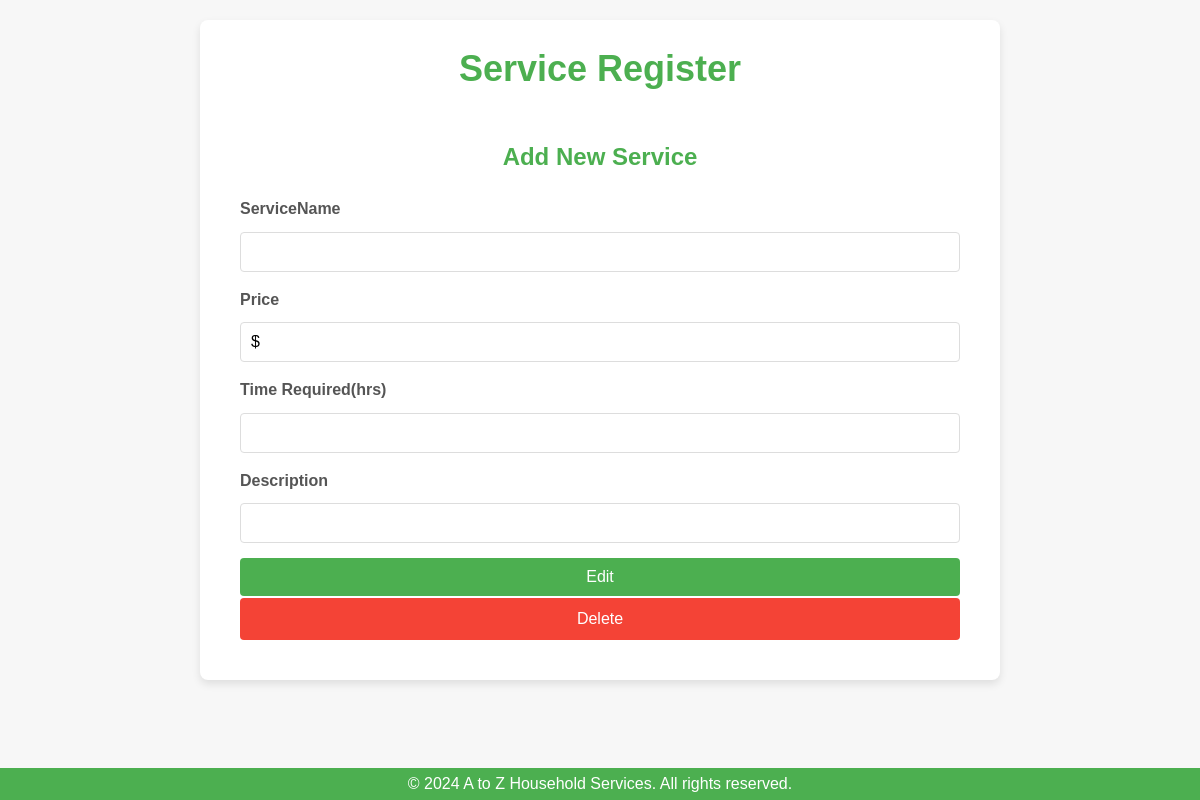
/admin/editservice/1, run on an earlier commit of the app's database.
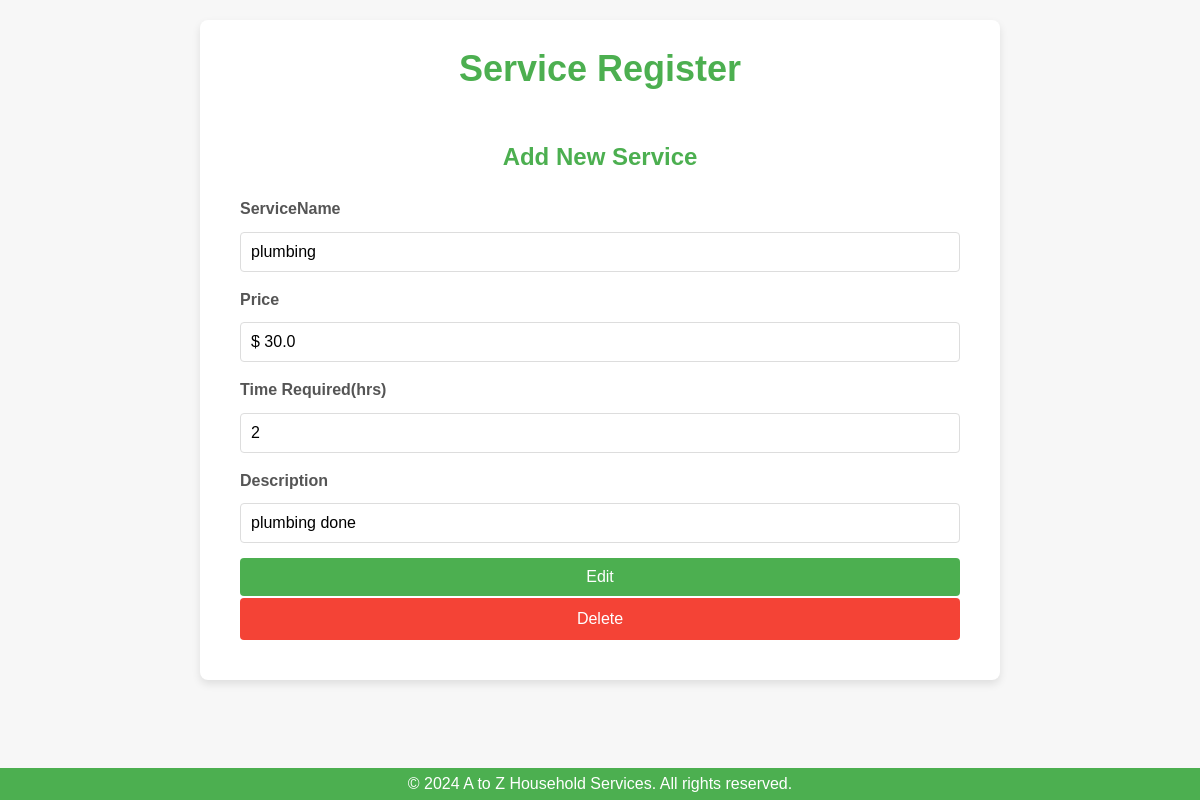
And on a later commit of the database.
### backend/models.py (models this page shows)
class Service(db.Model):
    __tablename__ = 'services'
    id = db.Column(db.Integer, primary_key=True)
    name = db.Column(db.String(120), nullable=False)
    price = db.Column(db.Float, nullable=False)
    time_required = db.Column(db.String(50), nullable=False)  # e.g., "2 hours"
    description = db.Column(db.Text, nullable=True)

### backend/controllers.py (the view, shortened to what this page needs)
@app.route("/admin/editservice/<id>", methods=['GET','POST'])
def admin_edit_service(id):
    service = get_service(id)
    return render_template("admin_edit_service.html",service=service)

### backend/controllers.py (called while the page is built)
def get_service(id):
    service = Service.query.filter_by(id=id).first()
    return service

### templates/admin_edit_service.html (shortened to what this page needs)
<!DOCTYPE html>
<html lang="en">
<head>
    <link rel="stylesheet" href="/static/forms.css">
</head>
<body>
    <div class="my-container">
        <div class="center">
            <h1>Service Register</h1>
        </div>
        <div class="my-panel">
            <div class="center">
                <h3>Add New Service</h3>
            </div>
            <form action="/admin/editservice/{{service.id}}" method="POST">
                <div class="input-form">
                    <div class="form-group">
                        <label for="service_name" class="form-label">ServiceName</label>
                        <input type="text" class="form-control" name="service_name" id="service_name" value="{{service.name}}">
                    </div>
                    <div class="form-group">
                        <label for="price" class="form-label">Price</label>
                        <input type="text" class="form-control" name="price" id="price" value="$ {{service.price}}">
                    </div>
                    <div class="form-group">
                        <label for="time_required" class="form-label">Time Required(hrs)</label>
                        <input type="text" class="form-control" name="time_required" id="time_required" value="{{service.time_required}}">
                    </div>
                    <div class="form-group">
                        <label for="description" class="form-label">Description</label>
                        <input type="text" class="form-control" name="description" id="description" value="{{service.description}}">
                    </div>
                    <div class="form-group">
                        <button type="submit" class="btn btn-primary">Edit</button>
                        <a class="btn btn-secondary" href="/admin/deleteservice/{{service.id}}">Delete</a>
                    </div>
                </div>
            </form>
        </div>
    </div>
    <footer>
        <p>&copy; 2024 A to Z Household Services. All rights reserved.</p>
    </footer>
</body>
</html>

What changed in the data, as far as the page shows it:
added Service: service_name "plumbing", price "$ 30.0", time_required "2", description "plumbing done"
Also different on the page:
form field price: "$" → (not shown)
